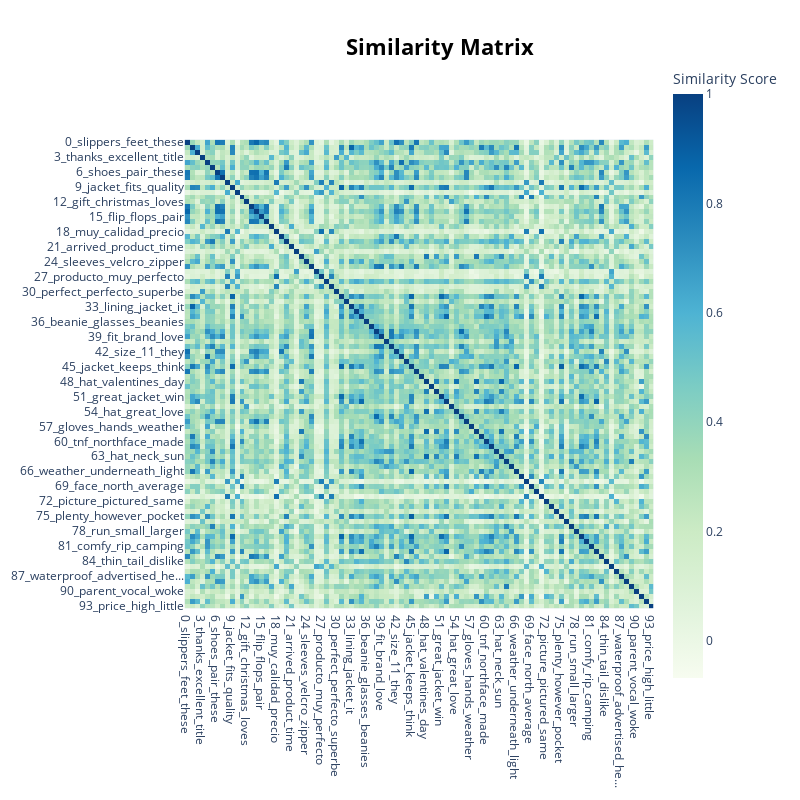

Here is the notebook cell this chart was saved with:
### Code cell
# Visualize similarity using heatmap
topic_model.visualize_heatmap()

### Figure 1 — Plotly figure (JSON) as saved in the notebook; plotly's stock layout.template omitted (floating-point values rounded to 4 significant figures; data arrays with more than 128 entries replaced by an {"elided": "..."} marker saying what was removed)
{"data": [{"coloraxis": "coloraxis", "hovertemplate": "x: %{x}<br>y: %{y}<br>Similarity Score: %{z}<extra></extra>", "name": "0", "type": "heatmap", "x": ["0_slippers_feet_these", "1_rain_jacket_it", "2_medium_large_ordered", "3_thanks_excellent_title", "4_warm_comfortable_pull", "5_fits_fit_great", "6_shoes_pair_these", "7_shoes_shoe_pair", "8_talla_que_de", "9_jacket_fits_quality", "10_il_molto_di", "11_face_north_fan", "12_gift_christmas_loves", "13_waterproof_wet_shoes", "14_booties_4s_are", "15_flip_flops_pair", "16_hiking_boots_miles", "17_product_great_reccomend", "18_muy_calidad_precio", "19_10_size_11", "20_keeps_warm_perfectly", "21_arrived_product_time", "22_die_ich_jacke", "23_hat_head_small", "24_sleeves_velcro_zipper", "25_comfortable_are_they", "26_pour_et_les", "27_producto_muy_perfecto", "28_shirt_is_nice", "29_la_es_en", "30_perfect_perfecto_superbe", "31_jacket_love_ungrateful", "32_love_it_like", "33_lining_jacket_it", "34_hoodie_whoooa_flair", "35_jacket_amazon_face", "36_beanie_glasses_beanies", "37_fabric_material_industry", "38_comfortable_very_design", "39_fit_brand_love", "40_seen_appear_smaller", "41_sitting_car_comfortable", "42_size_11_they", "43_warm_them_thought", "44_gift_picky_he", "45_jacket_keeps_think", "46_comfy_sole_house", "47_lighter_weight_tightened", "48_hat_valentines_day", "49_shorts_grow_rafting", "50_cap_shallow_labeled", "51_great_jacket_win", "52_face_north_short", "53_loved_grandson_son", "54_hat_great_love", "55_comfortable_amazingly_very", "56_boots_mesh_walk", "57_gloves_hands_weather", "58_hat_hats_trucker", "59_shell_mountain_50", "60_tnf_northface_made", "61_coat_winter_marvelous", "62_size_chart_measurements", "63_hat_neck_sun", "64_quality_buy_good", "65_half_size_true", "66_weather_underneath_light", "67_unacceptable_hem_pullover", "68_excelente_encanto_opcin", "69_face_north_average", "70_gloves_hand_wrist", "71_de_poco_la", "72_picture_pictured_same", "73_hair_strands_unpleasant", "74_expected_advertised_exac...", "75_plenty_however_pocket", "76_satisfied_belter_awesome...", "77_expected_thickness_looks", "78_run_small_larger", "79_professional_retailersat...", "80_fleece_ok_black", "81_comfy_rip_camping", "82_pay_you_face", "83_create_shoes_bar", "84_thin_tail_dislike", "85_bien_tres_muy", "86_color_205_heads", "87_waterproof_advertised_he...", "88_111_ultra_better", "89_quality_excelent_originals", "90_parent_vocal_woke", "91_adhesive_logo_hat", "92_jacket_patagonia_chile", "93_price_high_little"], "xaxis": "x", "y": ["0_slippers_feet_these", "1_rain_jacket_it", "2_medium_large_ordered", "3_thanks_excellent_title", "4_warm_comfortable_pull", "5_fits_fit_great", "6_shoes_pair_these", "7_shoes_shoe_pair", "8_talla_que_de", "9_jacket_fits_quality", "10_il_molto_di", "11_face_north_fan", "12_gift_christmas_loves", "13_waterproof_wet_shoes", "14_booties_4s_are", "15_flip_flops_pair", "16_hiking_boots_miles", "17_product_great_reccomend", "18_muy_calidad_precio", "19_10_size_11", "20_keeps_warm_perfectly", "21_arrived_product_time", "22_die_ich_jacke", "23_hat_head_small", "24_sleeves_velcro_zipper", "25_comfortable_are_they", "26_pour_et_les", "27_producto_muy_perfecto", "28_shirt_is_nice", "29_la_es_en", "30_perfect_perfecto_superbe", "31_jacket_love_ungrateful", "32_love_it_like", "33_lining_jacket_it", "34_hoodie_whoooa_flair", "35_jacket_amazon_face", "36_beanie_glasses_beanies", "37_fabric_material_industry", "38_comfortable_very_design", "39_fit_brand_love", "40_seen_appear_smaller", "41_sitting_car_comfortable", "42_size_11_they", "43_warm_them_thought", "44_gift_picky_he", "45_jacket_keeps_think", "46_comfy_sole_house", "47_lighter_weight_tightened", "48_hat_valentines_day", "49_shorts_grow_rafting", "50_cap_shallow_labeled", "51_great_jacket_win", "52_face_north_short", "53_loved_grandson_son", "54_hat_great_love", "55_comfortable_amazingly_very", "56_boots_mesh_walk", "57_gloves_hands_weather", "58_hat_hats_trucker", "59_shell_mountain_50", "60_tnf_northface_made", "61_coat_winter_marvelous", "62_size_chart_measurements", "63_hat_neck_sun", "64_quality_buy_good", "65_half_size_true", "66_weather_underneath_light", "67_unacceptable_hem_pullover", "68_excelente_encanto_opcin", "69_face_north_average", "70_gloves_hand_wrist", "71_de_poco_la", "72_picture_pictured_same", "73_hair_strands_unpleasant", "74_expected_advertised_exac...", "75_plenty_however_pocket", "76_satisfied_belter_awesome...", "77_expected_thickness_looks", "78_run_small_larger", "79_professional_retailersat...", "80_fleece_ok_black", "81_comfy_rip_camping", "82_pay_you_face", "83_create_shoes_bar", "84_thin_tail_dislike", "85_bien_tres_muy", "86_color_205_heads", "87_waterproof_advertised_he...", "88_111_ultra_better", "89_quality_excelent_originals", "90_parent_vocal_woke", "91_adhesive_logo_hat", "92_jacket_patagonia_chile", "93_price_high_little"], "yaxis": "y", "z": {"elided": "94x94 float values"}}], "layout": {"coloraxis": {"colorbar": {"title": {"text": "Similarity Score"}}, "colorscale": [[0, "rgb(247,252,240)"], [0.125, "rgb(224,243,219)"], [0.25, "rgb(204,235,197)"], [0.375, "rgb(168,221,181)"], [0.5, "rgb(123,204,196)"], [0.625, "rgb(78,179,211)"], [0.75, "rgb(43,140,190)"], [0.875, "rgb(8,104,172)"], [1, "rgb(8,64,129)"]]}, "height": 800, "hoverlabel": {"bgcolor": "white", "font": {"family": "Rockwell", "size": 16}}, "legend": {"title": {"text": "Trend"}}, "margin": {"t": 60}, "showlegend": true, "title": {"font": {"color": "Black", "size": 22}, "text": "<b>Similarity Matrix</b>", "x": 0.55, "xanchor": "center", "y": 0.95, "yanchor": "top"}, "width": 800, "xaxis": {"anchor": "y", "constrain": "domain", "domain": [0, 1], "scaleanchor": "y"}, "yaxis": {"anchor": "x", "autorange": "reversed", "constrain": "domain", "domain": [0, 1]}}}
